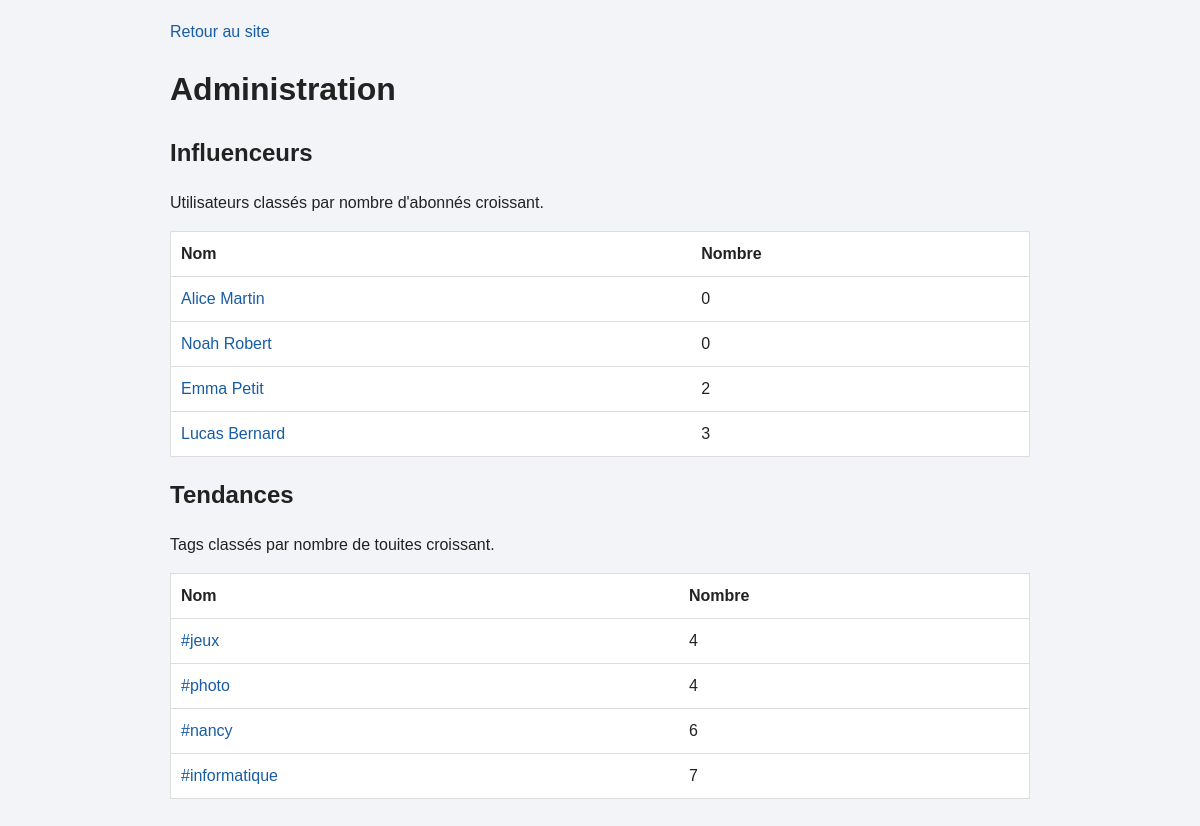
The app's page /admin.php, older data.
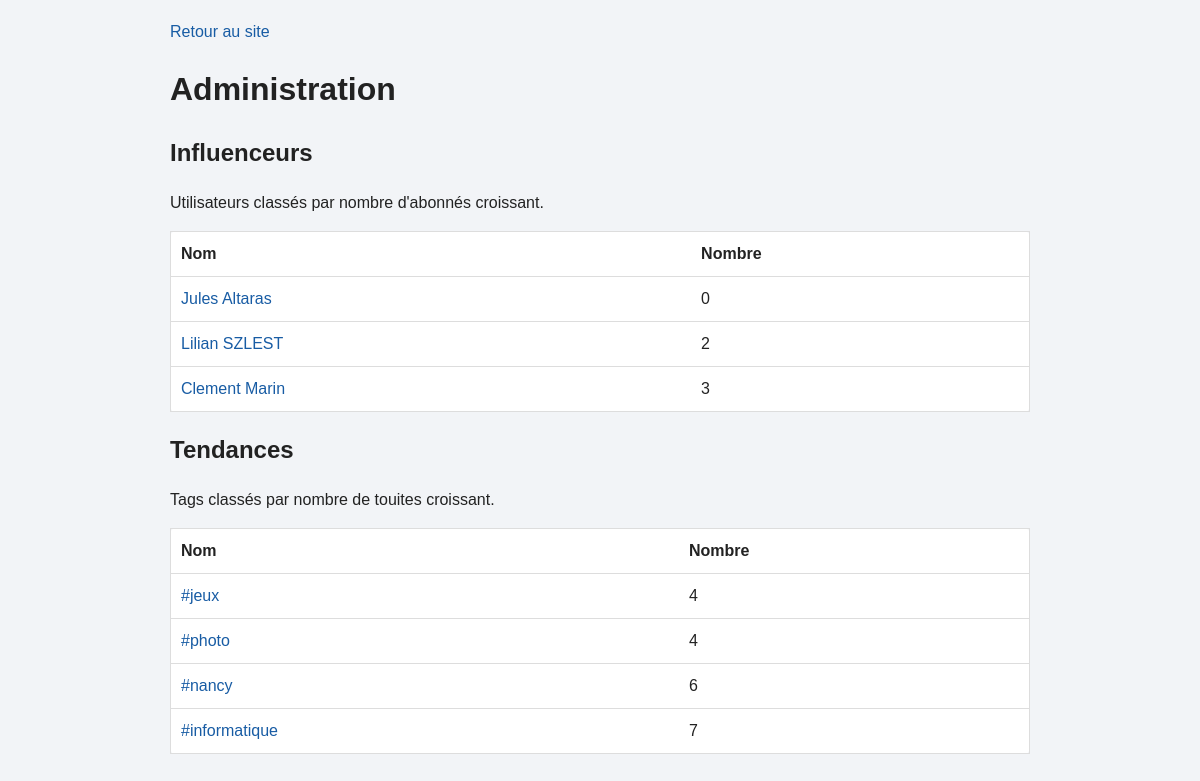
The same page, newer data.
### tables this page shows
CREATE TABLE UTILISATEUR (
    id_utilisateur INT,
    nom VARCHAR(50),
    prenom VARCHAR(50),
    email VARCHAR(100),
    nb_touites INT DEFAULT 0,

    CONSTRAINT pk_utilisateur PRIMARY KEY (id_utilisateur),
    CONSTRAINT uq_utilisateur_email UNIQUE (email)
);

CREATE TABLE TAG (
    id_tag INT,
    libelle VARCHAR(15),
    description VARCHAR(50),

    CONSTRAINT pk_tag PRIMARY KEY (id_tag),
    CONSTRAINT uq_tag_libelle UNIQUE (libelle)
);

### classes/repository/Repository.php (called while the page is built, shortened)
<?php
class Repository
{
    public function __construct()
    {
        $this->pdo = Connexion::obtenir();
    }
}

### classes/config/Connexion.php (called while the page is built, shortened)
<?php
class Connexion
{
    private static ?\PDO $pdo = null;
    public static function obtenir(): ?\PDO
    {
        if (self::$pdo !== null) {
            return self::$pdo;
        }
        $config = parse_ini_file(__DIR__ . '/touiteur.ini');
        $dsn = 'mysql:host=' . $config['host'] . ';port=' . $config['port'];
        $dsn .= ';dbname=' . $config['database'] . ';charset=utf8mb4';
        try {
            $pdo = new \PDO($dsn, $config['username'], $config['password']);
            $pdo->setAttribute(\PDO::ATTR_ERRMODE, \PDO::ERRMODE_EXCEPTION);
            $pdo->setAttribute(\PDO::ATTR_DEFAULT_FETCH_MODE, \PDO::FETCH_ASSOC);
            foreach (['TAG', 'IMAGE', 'SUIVRE', 'ABONNEMENT_TAG', 'TOUITE_TAG'] as $table) {
                $pdo->query('SELECT * FROM ' . $table . ' LIMIT 1');
            }
            $pdo->query('SELECT * FROM TOUITE LIMIT 1');
            $pdo->exec("SET time_zone = '" . date('P') . "'");
            self::$pdo = $pdo;
            return $pdo;
        } catch (\PDOException $e) {
            die('Erreur BDD : ' . htmlspecialchars($e->getMessage()));
        }
    }
}

### classes/repository/UtilisateurRepository.php (called while the page is built, shortened)
<?php
class UtilisateurRepository extends Repository {
    public function influenceurs(): array {
        $sql = 'SELECT u.id_utilisateur, u.nom, u.prenom, COUNT(s.id_utilisateur_abonne) AS total
            FROM UTILISATEUR u LEFT JOIN SUIVRE s ON s.id_utilisateur_suivi = u.id_utilisateur
            GROUP BY u.id_utilisateur, u.nom, u.prenom ORDER BY total ASC, u.id_utilisateur ASC';
        $requete = $this->pdo->prepare($sql);
        $requete->execute();
        return $requete->fetchAll();
    }
}

### classes/repository/TagRepository.php (called while the page is built, shortened)
<?php
class TagRepository extends Repository
{
    public function tendances(): array
    {
        $sql = 'SELECT t.id_tag, t.libelle, COUNT(tt.id_touite) AS total FROM TAG t
            LEFT JOIN TOUITE_TAG tt ON tt.id_tag = t.id_tag GROUP BY t.id_tag, t.libelle
            ORDER BY total ASC, t.libelle ASC';
        $requete = $this->pdo->prepare($sql);
        $requete->execute();
        return $requete->fetchAll();
    }
}

### classes/renderer/PageRenderer.php (the view, shortened to what this page needs)
<?php
class PageRenderer
{
        ?>
        <?php
    public static function classement(array $lignes, bool $tags = false): string
    {
        $html = '<table><tr><th>Nom</th><th>Nombre</th></tr>';
        foreach ($lignes as $ligne) {
            if ($tags) {
                $nom = '#' . $ligne['libelle'];
                $url = '?action=tag&id=' . $ligne['id_tag'];
            } else {
                $nom = $ligne['prenom'] . ' ' . $ligne['nom'];
                $url = '?action=author&id=' . $ligne['id_utilisateur'];
            }
            $html .= '<tr><td><a href="index.php' . $url . '">' . htmlspecialchars($nom) . '</a></td>';
            $html .= '<td>' . (int) $ligne['total'] . '</td></tr>';
        }
        return $html . '</table>';
    }
}

Row changes from the older to the newer data that the page shows:
removed utilisateur: nom "Noah Robert", total "0"
changed utilisateur: nom "Alice Martin" → "Jules Altaras"
changed utilisateur: nom "Emma Petit" → "Lilian SZLEST"
changed utilisateur: nom "Lucas Bernard" → "Clement Marin"
